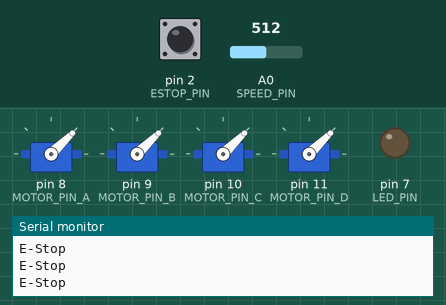
This sketch was run on a simulated Arduino Uno, built with avr-gcc and run on an emulated ATmega328P. Parts: 4 × servo, output pins drawn as LEDs (lit = HIGH), the last lines printed to the serial monitor. Inputs (shaded band) come from the test bench; at power-on: pin 2 (ESTOP_PIN) HIGH, A0 (SPEED_PIN) = 512.

Above: at 11.2 s.
11.3 s: pin 2 (ESTOP_PIN) pulled LOW for 0.15 s
At 12.5 s:
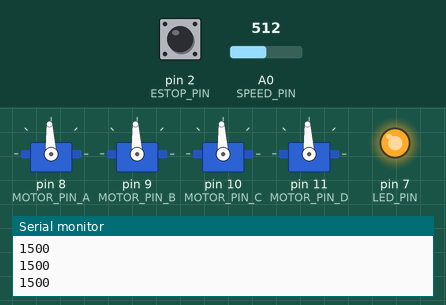
12.9 s: A0 (SPEED_PIN) set to 716
At 14.1 s:
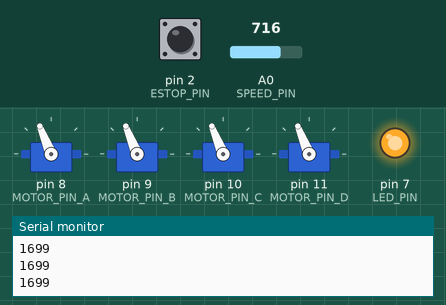
14.4 s: A0 (SPEED_PIN) set to 900
At 15.6 s:
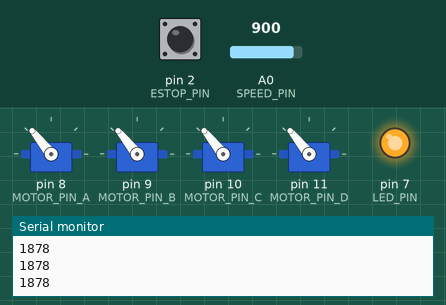
15.9 s: A0 (SPEED_PIN) set to 1010
At 17.1 s:
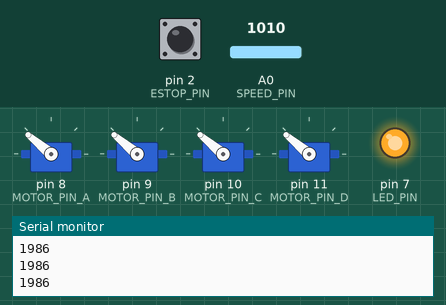
17.4 s: A0 (SPEED_PIN) set to 306
At 18.6 s:
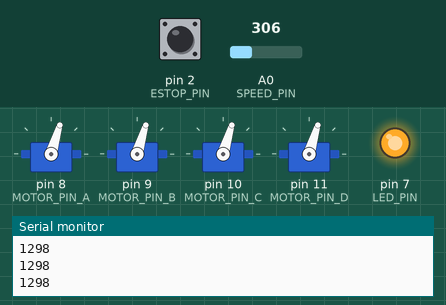
18.9 s: A0 (SPEED_PIN) set to 122
At 20.1 s:
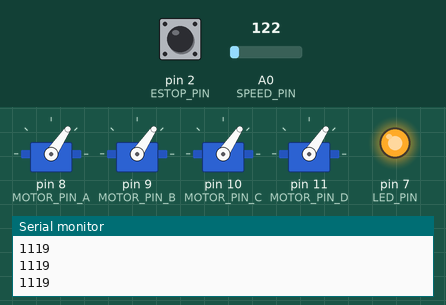
Timing chart, 0 to 21.4 s (numbered marks = the images above; inputs shaded):
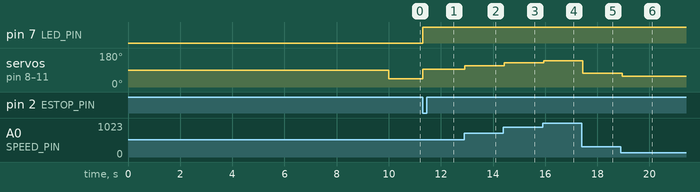

The sketch:

Motors.ino
```cpp
/*##############################################################################

Date
	20 July 2022

Written By
	Dan Erickson (dan@danerick.com)

Description
	Hardware testing for drone motors. Tested with Readytosky 2212 920KV
	Brushless motors, connected with Readytosky 2-4S 40A Brushless ESC. Should
	work with any 5V servo-style speed controller.

	Turn motors on/off with button, change speed with potentiometer. Red LED on
	means that motors are armed. Before deploying, make sure to remove
	propellers and to modify pin assignments if needed.

Project URL
	https://github.com/derickson2402/UFO-Controller.git

##############################################################################*/

#include <Servo.h>

// Select here the pins to use for the motor controllers and the e-stop button
#define ESTOP_PIN   2  // Must be an interrupt pin, either 2 or 3 on UNO
                       // boards. Pullup resistor is configured in code, such
                       // that pushing should bring voltage to 0V
#define SPEED_PIN   A0 // Must be analog read pin with 1024 bit resolution for
                       // analog potentiometer
#define LED_PIN     7  // Red LED indicating if motors armed
#define MOTOR_PIN_A 8  // Each ESC should be connected to 5V and the signal wire
#define MOTOR_PIN_B 9  // should go to the specified pin
#define MOTOR_PIN_C 10
#define MOTOR_PIN_D 11

// You probably should leave these values alone. If you do need to change them,
// you will also have to alter the Multiwii PWM code. Both are represented as
// time lengths in microseconds
#define PWM_MIN 1000
#define PWM_MAX 2000

// Do not modify this value as it may break the E-Stop. This controls the
// update frequency of the motors and therefore how frequently the E-Stop is
// able to update motors
#define ESC_FRQ 100

/*############################################################################*/

// Sets the motor outputs to the specified value, unless e-stop is engaged
void setMotors(int speed);

// Immediately set motors to low. Disconnecting the signal won't necessarily
// stop them from moving, so this will hopefully be the safest option. Press
// again to re-enable the motors
void eStopInterrupt();

/*############################################################################*/

Servo motorA;
Servo motorB;
Servo motorC;
Servo motorD;
volatile bool estop; // Is the e-stop triggered?

void setup() {
	// Set up E-Stop
	pinMode(ESTOP_PIN, INPUT_PULLUP);
	estop = true;
	attachInterrupt(digitalPinToInterrupt(ESTOP_PIN), eStopInterrupt, FALLING);
	pinMode(LED_PIN, OUTPUT);
	digitalWrite(LED_PIN, LOW);

	// Connect to the ESC's
	Serial.begin(9600);
	motorA.attach(MOTOR_PIN_A);
	motorB.attach(MOTOR_PIN_B);
	motorC.attach(MOTOR_PIN_C);
	motorD.attach(MOTOR_PIN_D);
	delay(10000);
}

void loop() {
	// Check status of E-Stop and update warning light
	digitalWrite(LED_PIN, (estop ? LOW : HIGH));

	// Calculate set speed of motor controllers from potentiometer
	int speed = analogRead(SPEED_PIN);
	int speedSetPoint = map(speed, 0, 1024, PWM_MIN, PWM_MAX);

	// Set the speed of the motor controllers
	setMotors(speedSetPoint);
	delay(ESC_FRQ);
}

void setMotors(int speed) {
	if (estop) {
		speed = PWM_MIN;
		Serial.println("E-Stop");
	} else {
		Serial.println(speed);
	}
	motorA.writeMicroseconds(speed);
	motorB.writeMicroseconds(speed);
	motorC.writeMicroseconds(speed);
	motorD.writeMicroseconds(speed);
}

void eStopInterrupt() {
	estop = !estop;
}
```

Measured:
- after the input at 11.3 s, pin 7 (LED_PIN): LOW → HIGH at once; servo on pin 8 (MOTOR_PIN_A), servo on pin 9 (MOTOR_PIN_B), servo on pin 10 (MOTOR_PIN_C), servo on pin 11 (MOTOR_PIN_D): 44° → 93° at once
- after the input at 12.9 s, servo on pin 8 (MOTOR_PIN_A), servo on pin 9 (MOTOR_PIN_B), servo on pin 10 (MOTOR_PIN_C), servo on pin 11 (MOTOR_PIN_D): 93° → 112° at once
- after the input at 14.4 s, servo on pin 8 (MOTOR_PIN_A), servo on pin 9 (MOTOR_PIN_B), servo on pin 10 (MOTOR_PIN_C), servo on pin 11 (MOTOR_PIN_D): 112° → 129° at once
- after the input at 15.9 s, servo on pin 8 (MOTOR_PIN_A), servo on pin 9 (MOTOR_PIN_B), servo on pin 10 (MOTOR_PIN_C), servo on pin 11 (MOTOR_PIN_D): 129° → 140° at once
- after the input at 17.4 s, servo on pin 8 (MOTOR_PIN_A), servo on pin 9 (MOTOR_PIN_B), servo on pin 10 (MOTOR_PIN_C), servo on pin 11 (MOTOR_PIN_D): 140° → 73° after 0.05 s
- after the input at 18.9 s, servo on pin 8 (MOTOR_PIN_A), servo on pin 9 (MOTOR_PIN_B), servo on pin 10 (MOTOR_PIN_C), servo on pin 11 (MOTOR_PIN_D): 73° → 56° after 0.06 s
